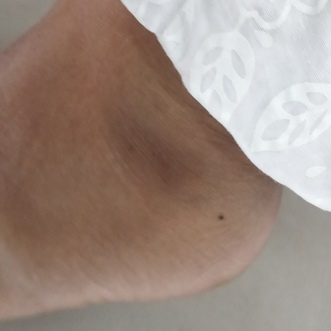
#> input picture ml/data/raw/healthy/Female_normal-026.jpg, 331 x 331 px
$ python -i relevance.py   (imports and definitions only)
#> lines starting #> are read from the running program, lines starting #| are printed output that depends on the picture; after the words box and inside, x2 and y2 are one past the last pixel; in counts of white or black regions, pixels touching at a corner belong together
"""
Heuristic relevance check: image should look like skin / wound tissue, not random scenes.

Used before running the infection classifier so objects (vehicles, landscapes, etc.)
return a clear error instead of a bogus prediction.
"""

from __future__ import annotations

from typing import Any

import cv2
import numpy as np

RELEVANCE_MSG = (
    "Image does not appear relevant for wound assessment. "
    "Please upload a clear photo of a wound or affected skin area."
)

# Minimum share of pixels that look like skin or wound tissue (flesh, red, pink, yellow crust)
MIN_BODY_TISSUE_FRACTION = 0.06

# If blue/green (sky, water, vehicles) dominates and tissue is scarce, reject
MAX_SCENE_COLOR_FRACTION = 0.45
SCENE_COLOR_REQUIRES_TISSUE_BELOW = 0.12

# Reject when scene colors outweigh tissue-like colors (random / outdoor photos)
MAX_SCENE_TO_TISSUE_RATIO = 1.6
SCENE_RATIO_REQUIRES_TISSUE_BELOW = 0.32


def _skin_mask(ycrcb: np.ndarray, hsv: np.ndarray) -> np.ndarray:
    y_mask = cv2.inRange(ycrcb, np.array([0, 133, 77]), np.array([255, 173, 127]))
    h_mask1 = cv2.inRange(hsv, np.array([0, 30, 60]), np.array([25, 150, 255]))
    h_mask2 = cv2.inRange(hsv, np.array([0, 15, 50]), np.array([20, 255, 255]))
    return cv2.bitwise_or(y_mask, cv2.bitwise_or(h_mask1, h_mask2))


def _wound_tissue_mask(hsv: np.ndarray) -> np.ndarray:
    """Red / pink / inflamed / yellow-brown crust tones common in wound photos."""
    red_low = cv2.inRange(hsv, np.array([0, 40, 40]), np.array([12, 255, 255]))
    red_high = cv2.inRange(hsv, np.array([165, 40, 40]), np.array([180, 255, 255]))
    pink = cv2.inRange(hsv, np.array([0, 20, 80]), np.array([20, 180, 255]))
    yellow_brown = cv2.inRange(hsv, np.array([8, 30, 60]), np.array([35, 220, 255]))
    return cv2.bitwise_or(cv2.bitwise_or(red_low, red_high), cv2.bitwise_or(pink, yellow_brown))


def _scene_mask(hsv: np.ndarray) -> np.ndarray:
    """Strong blue/green — typical of sky, grass, water, many non-skin objects."""
    blue = cv2.inRange(hsv, np.array([85, 40, 40]), np.array([135, 255, 255]))
    green = cv2.inRange(hsv, np.array([35, 40, 40]), np.array([85, 255, 255]))
    return cv2.bitwise_or(blue, green)


def tissue_fraction(img: np.ndarray) -> float:
    if img is None or img.size == 0:
        return 0.0
    h, w = img.shape[:2]
    if len(img.shape) == 2:
        img = cv2.cvtColor(img, cv2.COLOR_GRAY2BGR)
    ycrcb = cv2.cvtColor(img, cv2.COLOR_BGR2YCrCb)
    hsv = cv2.cvtColor(img, cv2.COLOR_BGR2HSV)
    body = cv2.bitwise_or(_skin_mask(ycrcb, hsv), _wound_tissue_mask(hsv))
    return float(np.count_nonzero(body)) / float(h * w)


def scene_fraction(img: np.ndarray) -> float:
    if img is None or img.size == 0:
        return 0.0
    h, w = img.shape[:2]
    if len(img.shape) == 2:
        img = cv2.cvtColor(img, cv2.COLOR_GRAY2BGR)
    hsv = cv2.cvtColor(img, cv2.COLOR_BGR2HSV)
    scene = _scene_mask(hsv)
    return float(np.count_nonzero(scene)) / float(h * w)


def check_relevance(img: np.ndarray) -> dict[str, Any]:
    """
    Return { "pass": bool, "message": str | None, "details": dict }.
  """
    if img is None or img.size == 0:
        return {
            "pass": False,
            "message": RELEVANCE_MSG,
            "details": {},
        }

    tissue = tissue_fraction(img)
    scene = scene_fraction(img)
    details = {
        "tissue_fraction": round(tissue, 4),
        "scene_fraction": round(scene, 4),
    }

    if tissue < MIN_BODY_TISSUE_FRACTION:
        return {"pass": False, "message": RELEVANCE_MSG, "details": details}

    if scene >= MAX_SCENE_COLOR_FRACTION and tissue < SCENE_COLOR_REQUIRES_TISSUE_BELOW:
        return {"pass": False, "message": RELEVANCE_MSG, "details": details}

    if tissue > 0 and scene / tissue >= MAX_SCENE_TO_TISSUE_RATIO and tissue < SCENE_RATIO_REQUIRES_TISSUE_BELOW:
        return {"pass": False, "message": RELEVANCE_MSG, "details": details}

    return {"pass": True, "message": None, "details": details}

>>> import cv2
>>> picture = cv2.imread('../data/raw/healthy/Female_normal-026.jpg')
#> picture is the input picture: shape (331, 331, 3); mean B, G, R 128.7, 138.9, 157.1
>>> result = check_relevance(picture)
#> in tissue_fraction, `ycrcb = cv2.cvtColor(img, cv2.COLOR_BGR2YCrCb)`: ycrcb: shape (331, 331, 3); mean of channels 0, 1, 2 143.2, 138, 119.8
#> in tissue_fraction, `hsv = cv2.cvtColor(img, cv2.COLOR_BGR2HSV)`: hsv: shape (331, 331, 3); mean H, S, V 33.9, 60.1, 158.8
#> in _skin_mask, `y_mask = cv2.inRange(ycrcb, np.array([0, 133, 77]), np.array([255, 173..`:
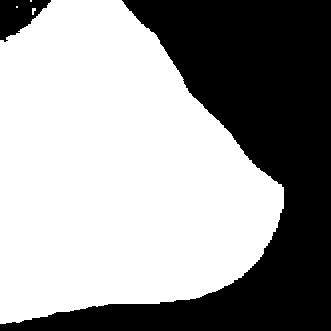
#> y_mask: shape (331, 331); 61.1% white; 2 black regions, box (x1, y1, x2, y2) and area: (0, 0, 331, 331) 41364, (0, 0, 51, 42) 1228
#> in _skin_mask, `h_mask1 = cv2.inRange(hsv, np.array([0, 30, 60]), np.array([25, 150, 2..`:
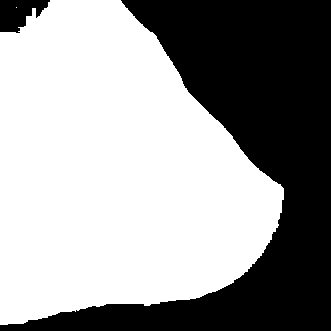
#> h_mask1: shape (331, 331); 61.2% white; 2 black regions, box (x1, y1, x2, y2) and area: (0, 0, 331, 331) 41466, (0, 0, 50, 33) 1075
#> in _skin_mask, `h_mask2 = cv2.inRange(hsv, np.array([0, 15, 50]), np.array([20, 255, 2..`:
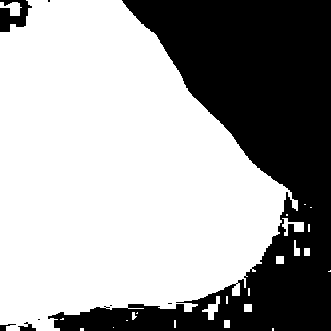
#> h_mask2: shape (331, 331); 63.7% white; 8 black regions (4 under 20 px), largest, box (x1, y1, x2, y2) and area: (48, 0, 331, 331) 39007, (0, 0, 32, 32) 592, (18, 322, 36, 331) 84, (0, 324, 16, 331) 48
#> in _wound_tissue_mask, `red_low = cv2.inRange(hsv, np.array([0, 40, 40]), np.array([12, 255, 2..`:
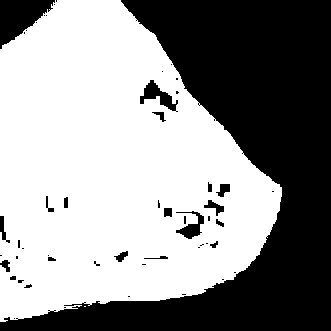
#> red_low: shape (331, 331); 57.9% white; 52 black regions (33 under 20 px), largest, box (x1, y1, x2, y2) and area: (0, 0, 331, 331) 42728, (0, 0, 55, 49) 1516, (140, 80, 178, 112) 465
#> in _wound_tissue_mask, `red_high = cv2.inRange(hsv, np.array([165, 40, 40]), np.array([180, 25..`: red_high: shape (331, 331); every value is 0
#> in _wound_tissue_mask, `pink = cv2.inRange(hsv, np.array([0, 20, 80]), np.array([20, 180, 255]))`:
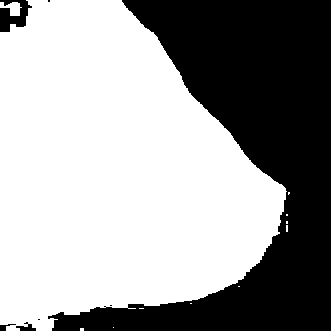
#> pink: shape (331, 331); 62.6% white; 7 black regions (3 under 20 px), largest, box (x1, y1, x2, y2) and area: (48, 0, 331, 331) 40260, (0, 0, 32, 32) 592, (16, 322, 36, 331) 90, (0, 324, 16, 331) 48
#> in _wound_tissue_mask, `yellow_brown = cv2.inRange(hsv, np.array([8, 30, 60]), np.array([35, 2..`:
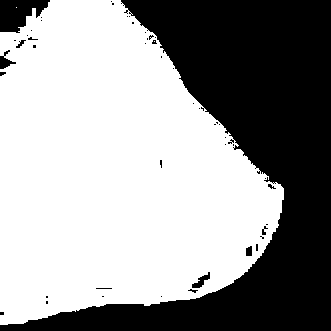
#> yellow_brown: shape (331, 331); 60.5% white; 49 black regions (41 under 20 px), largest, box (x1, y1, x2, y2) and area: (0, 0, 331, 331) 41607, (0, 0, 50, 33) 1075, (0, 50, 16, 69) 132
#> in check_relevance, `tissue = tissue_fraction(img)`: tissue = 0.637
#> in check_relevance, `scene = scene_fraction(img)`: scene = 0
#> in check_relevance, `details = { "tissue_fraction": round(tissue, 4), "scene_fraction": rou..`: details = {'tissue_fraction': 0.637, 'scene_fraction': 0}
#> result = 3 items

$ run again, on ml/data/raw/healthy/Female_normal-103.jpg
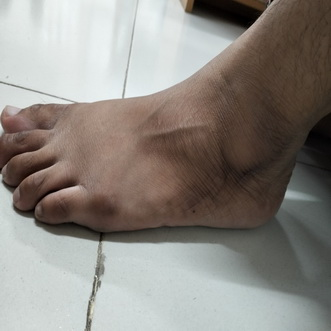
#> input picture ml/data/raw/healthy/Female_normal-103.jpg, 331 x 331 px
#> picture is the input picture: shape (331, 331, 3); mean B, G, R 129, 135, 140.2
#> ycrcb: shape (331, 331, 3); mean of channels 0, 1, 2 135.8, 131.1, 124.1
#> hsv: shape (331, 331, 3); mean H, S, V 47.2, 45.5, 143.8
#> in _skin_mask, `y_mask = cv2.inRange(ycrcb, np.array([0, 133, 77]), np.array([255, 173..`:
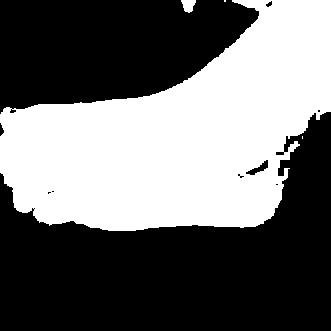
#> y_mask: shape (331, 331); 42.8% white; 4 white regions (2 under 20 px), largest, box (x1, y1, x2, y2) and area: (0, 0, 331, 231) 46698, (181, 0, 196, 13) 136
#> h_mask1: shape (331, 331); 38.8% white; 65 white regions (57 under 20 px), largest, box (x1, y1, x2, y2) and area: (0, 0, 331, 232) 41484, (105, 231, 176, 241) 392, (40, 225, 100, 240) 223
#> h_mask2: shape (331, 331); 42% white; 37 white regions (34 under 20 px), largest, box (x1, y1, x2, y2) and area: (0, 0, 331, 232) 45677, (181, 0, 194, 14) 127, (48, 226, 74, 233) 71
#> red_low: shape (331, 331); 31.9% white; 45 white regions (39 under 20 px), largest, box (x1, y1, x2, y2) and area: (0, 64, 304, 231) 34000, (218, 39, 258, 75) 374, (246, 18, 272, 38) 228, (272, 48, 288, 64) 132, (274, 0, 288, 16) 72, (312, 60, 320, 64) 26
#> red_high: shape (331, 331); every value is 0
#> pink: shape (331, 331); 26.9% white; 107 white regions (97 under 20 px), largest, box (x1, y1, x2, y2) and area: (0, 0, 315, 230) 28648, (181, 0, 194, 13) 112, (304, 73, 314, 86) 70
#> yellow_brown: shape (331, 331); 37.2% white; 84 white regions (74 under 20 px), largest, box (x1, y1, x2, y2) and area: (0, 0, 331, 232) 39535, (102, 231, 176, 241) 423, (36, 223, 100, 240) 249
#> in tissue_fraction, `body = cv2.bitwise_or(_skin_mask(ycrcb, hsv), _wound_tissue_mask(hsv))`:
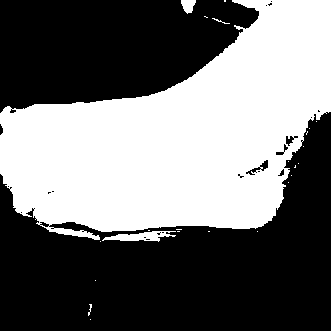
#> body: shape (331, 331); 44.1% white; 24 white regions (19 under 20 px), largest, box (x1, y1, x2, y2) and area: (0, 0, 331, 240) 47684, (102, 231, 176, 242) 434, (181, 0, 196, 14) 146, (212, 18, 230, 24) 24, (88, 304, 92, 316) 21
#> tissue = 0.441
#> scene = 0
#> details = {'tissue_fraction': 0.441, 'scene_fraction': 0}
#> result = 3 items

$ run again, on ml/data/raw/healthy/Female_normal-117.jpg
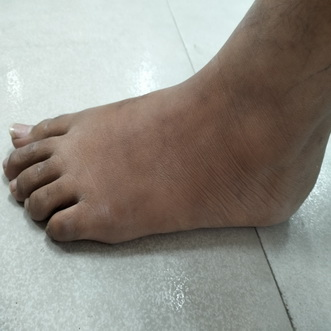
#> input picture ml/data/raw/healthy/Female_normal-117.jpg, 331 x 331 px
#> picture is the input picture: shape (331, 331, 3); mean B, G, R 132.9, 140.8, 144.7
#> ycrcb: shape (331, 331, 3); mean of channels 0, 1, 2 141.1, 130.6, 123.4
#> hsv: shape (331, 331, 3); mean H, S, V 46.2, 47.5, 150.4
#> in _skin_mask, `y_mask = cv2.inRange(ycrcb, np.array([0, 133, 77]), np.array([255, 173..`:
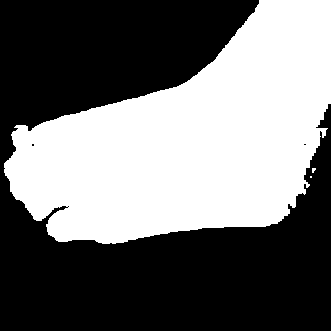
#> y_mask: shape (331, 331); 44.5% white; 3 white regions (2 under 20 px), largest, box (x1, y1, x2, y2) and area: (4, 0, 331, 244) 48689
#> h_mask1: shape (331, 331); 45.9% white; 7 white regions (6 under 20 px), largest, box (x1, y1, x2, y2) and area: (4, 0, 331, 252) 50284
#> h_mask2: shape (331, 331); 45.4% white; 10 white regions (7 under 20 px), largest, box (x1, y1, x2, y2) and area: (3, 0, 331, 248) 49680, (60, 243, 76, 248) 34, (85, 244, 98, 248) 33
#> red_low: shape (331, 331); 30.6% white; 86 white regions (65 under 20 px), largest, box (x1, y1, x2, y2) and area: (5, 64, 304, 244) 31659, (13, 133, 54, 153) 379, (36, 124, 68, 139) 199
#> red_high: shape (331, 331); every value is 0
#> pink: shape (331, 331); 40.2% white; 33 white regions (32 under 20 px), largest, box (x1, y1, x2, y2) and area: (3, 0, 331, 242) 43942
#> yellow_brown: shape (331, 331); 46% white; 14 white regions (13 under 20 px), largest, box (x1, y1, x2, y2) and area: (4, 0, 331, 252) 50357
#> in tissue_fraction, `body = cv2.bitwise_or(_skin_mask(ycrcb, hsv), _wound_tissue_mask(hsv))`:
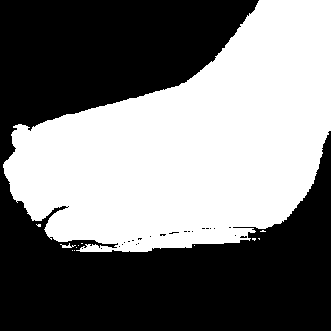
#> body: shape (331, 331); 47.4% white; 12 white regions (10 under 20 px), largest, box (x1, y1, x2, y2) and area: (3, 0, 331, 252) 51810, (60, 243, 76, 248) 34
#> tissue = 0.474
#> scene = 0
#> details = {'tissue_fraction': 0.473, 'scene_fraction': 0}
#> result = 3 items
